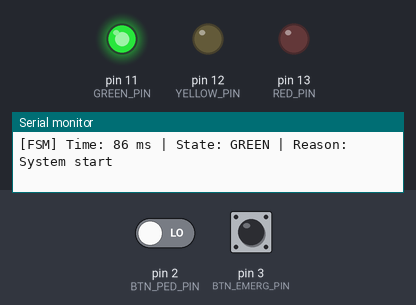
The sketch below on a simulated Arduino Uno, built with avr-gcc and run on an emulated ATmega328P. On the bench: output pins drawn as LEDs (lit = HIGH), the last lines printed to the serial monitor. Dashed ring = blinking. The test bench sets the inputs (shaded band); at power-on: pin 3 (BTN_EMERG_PIN) LOW, pin 2 (BTN_PED_PIN) LOW.

Above: at 1.3 s.
1.4 s: pin 3 (BTN_EMERG_PIN) pulled HIGH for 0.15 s
At 1.75 s:
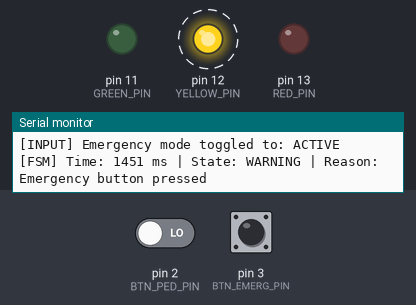
7.4 s: pin 3 (BTN_EMERG_PIN) pulled HIGH for 1 s
At 8.1 s:
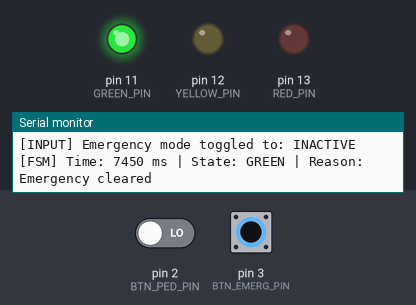
12.4 s: pin 3 (BTN_EMERG_PIN) pulled HIGH for 3.2 s
At 13.25 s:
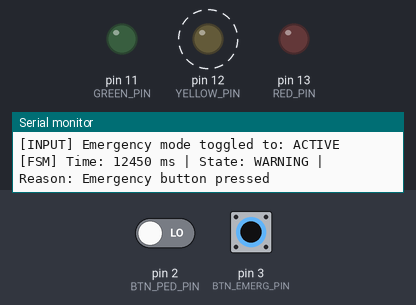
17.1 s: pin 2 (BTN_PED_PIN) driven HIGH and pin 3 (BTN_EMERG_PIN) driven HIGH
At 31.0 s:
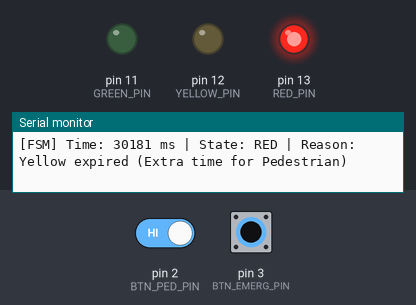
Timing chart, 0 to 59.6 s (numbered marks = the images above; inputs shaded):
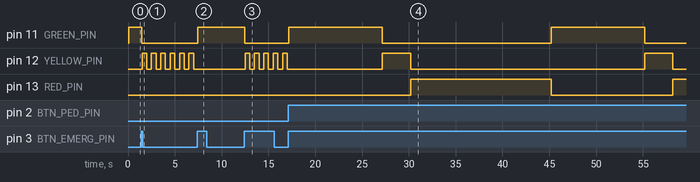

Measured:
- after the input at 1.4 s, pin 11 (GREEN_PIN): HIGH → LOW after 0.05 s; pin 12 (YELLOW_PIN): alternates HIGH for 0.50 s and LOW for 0.50 s, starting after 0.10 s
- after the input at 7.4 s, pin 11 (GREEN_PIN): LOW → HIGH after 0.05 s; pin 12 (YELLOW_PIN): stops changing and stays LOW
- after the input at 12.4 s, pin 11 (GREEN_PIN): HIGH → LOW after 0.05 s; pin 12 (YELLOW_PIN): alternates HIGH for 0.50 s and LOW for 0.50 s, starting after 0.11 s
- after the input at 17.1 s, pin 11 (GREEN_PIN): alternates HIGH for 10.0 s and LOW for 18.0 s, starting after 0.08 s; pin 12 (YELLOW_PIN): alternates HIGH for 3.0 s and LOW for 25.0 s, starting after 10.1 s; pin 13 (RED_PIN): LOW → HIGH after 13.1 s, → LOW 15.0 s later, → HIGH 13.0 s later

The sketch:

laba2_1.ino
```cpp
const int RED_PIN = 13;
const int YELLOW_PIN = 12;
const int GREEN_PIN = 11;

const int BTN_PED_PIN = 2;
const int BTN_EMERG_PIN = 3;


enum TrafficState {
  STATE_GREEN,
  STATE_YELLOW,
  STATE_RED,
  STATE_WARNING
};


TrafficState currentState = STATE_GREEN;
unsigned long stateTimer = 0;
unsigned long stateDuration = 0;

bool pedestrianRequested = false;
bool isEmergencyMode = false;


const unsigned long DEBOUNCE_MS = 50;

bool lastPedState = LOW;
bool pedBtnPressed = false;
unsigned long lastPedDebounce = 0;

bool lastEmergState = LOW;
bool emergBtnPressed = false;
unsigned long lastEmergDebounce = 0;


unsigned long blinkTimer = 0;
bool yellowBlinkState = LOW;


void changeState(TrafficState newState, unsigned long duration, const char* reason) {
  currentState = newState;
  stateTimer = millis();
  stateDuration = duration;


  digitalWrite(RED_PIN, LOW);
  digitalWrite(YELLOW_PIN, LOW);
  digitalWrite(GREEN_PIN, LOW);


  switch (newState) {
    case STATE_GREEN:
      digitalWrite(GREEN_PIN, HIGH);
      break;
    case STATE_YELLOW:
      digitalWrite(YELLOW_PIN, HIGH);
      break;
    case STATE_RED:
      digitalWrite(RED_PIN, HIGH);
      break;
    case STATE_WARNING:

      break;
  }


  Serial.print(F("[FSM] Time: "));
  Serial.print(stateTimer);
  Serial.print(F(" ms | State: "));

  if (newState == STATE_GREEN) Serial.print(F("GREEN"));
  else if (newState == STATE_YELLOW) Serial.print(F("YELLOW"));
  else if (newState == STATE_RED) Serial.print(F("RED"));
  else if (newState == STATE_WARNING) Serial.print(F("WARNING"));

  Serial.print(F(" | Reason: "));
  Serial.println(reason);
}


void processInputs() {
  unsigned long now = millis();


  bool pedReading = digitalRead(BTN_PED_PIN);
  if (pedReading != lastPedState) {
    lastPedDebounce = now;
    lastPedState = pedReading;
  }

  if ((now - lastPedDebounce) > DEBOUNCE_MS) {
    if (pedReading == HIGH && !pedBtnPressed) {
      pedBtnPressed = true;
      pedestrianRequested = true;


      Serial.print(F("[INPUT] Pedestrian button pressed! Current state: "));
      if (currentState == STATE_GREEN) Serial.println(F("GREEN (Will extend next RED)"));
      else if (currentState == STATE_YELLOW) Serial.println(F("YELLOW (Will extend next RED)"));
      else if (currentState == STATE_RED) Serial.println(F("RED (Already active)"));
    } else if (pedReading == LOW) {
      pedBtnPressed = false;
    }
  }


  bool emergReading = digitalRead(BTN_EMERG_PIN);
  if (emergReading != lastEmergState) {
    lastEmergDebounce = now;
    lastEmergState = emergReading;
  }

  if ((now - lastEmergDebounce) > DEBOUNCE_MS) {
    if (emergReading == HIGH && !emergBtnPressed) {
      emergBtnPressed = true;
      isEmergencyMode = !isEmergencyMode; // Переключение режима
      Serial.print(F("[INPUT] Emergency mode toggled to: "));
      Serial.println(isEmergencyMode ? F("ACTIVE") : F("INACTIVE"));
    } else if (emergReading == LOW) {
      emergBtnPressed = false;
    }
  }
}


void setup() {
  Serial.begin(9600);


  pinMode(RED_PIN, OUTPUT);
  pinMode(YELLOW_PIN, OUTPUT);
  pinMode(GREEN_PIN, OUTPUT);


  pinMode(BTN_PED_PIN, INPUT);
  pinMode(BTN_EMERG_PIN, INPUT);

  Serial.println(F("=================================================="));
  Serial.println(F(" Traffic Light FSM - Method 1: switch-case"));
  Serial.println(F("=================================================="));

  changeState(STATE_GREEN, 10000, "System start");
}

void loop() {

  processInputs();


  if (isEmergencyMode && currentState != STATE_WARNING) {
    changeState(STATE_WARNING, 500, "Emergency button pressed");
  }


  switch (currentState) {

    case STATE_GREEN:

      if (millis() - stateTimer >= stateDuration) {
        changeState(STATE_YELLOW, 3000, "Green time expired");
      }
      break;

    case STATE_YELLOW:

      if (millis() - stateTimer >= stateDuration) {
        if (pedestrianRequested) {
          pedestrianRequested = false;

          changeState(STATE_RED, 15000, "Yellow expired (Extra time for Pedestrian)");
        } else {
          changeState(STATE_RED, 10000, "Yellow expired");
        }
      }
      break;

    case STATE_RED:

      if (millis() - stateTimer >= stateDuration) {
        changeState(STATE_GREEN, 10000, "Red expired");
      }
      break;

    case STATE_WARNING:

      if (millis() - blinkTimer >= 500) {
        blinkTimer = millis();
        yellowBlinkState = !yellowBlinkState;
        digitalWrite(YELLOW_PIN, yellowBlinkState);
      }


      if (!isEmergencyMode) {
        changeState(STATE_GREEN, 10000, "Emergency cleared");
      }
      break;
  }
}
```
